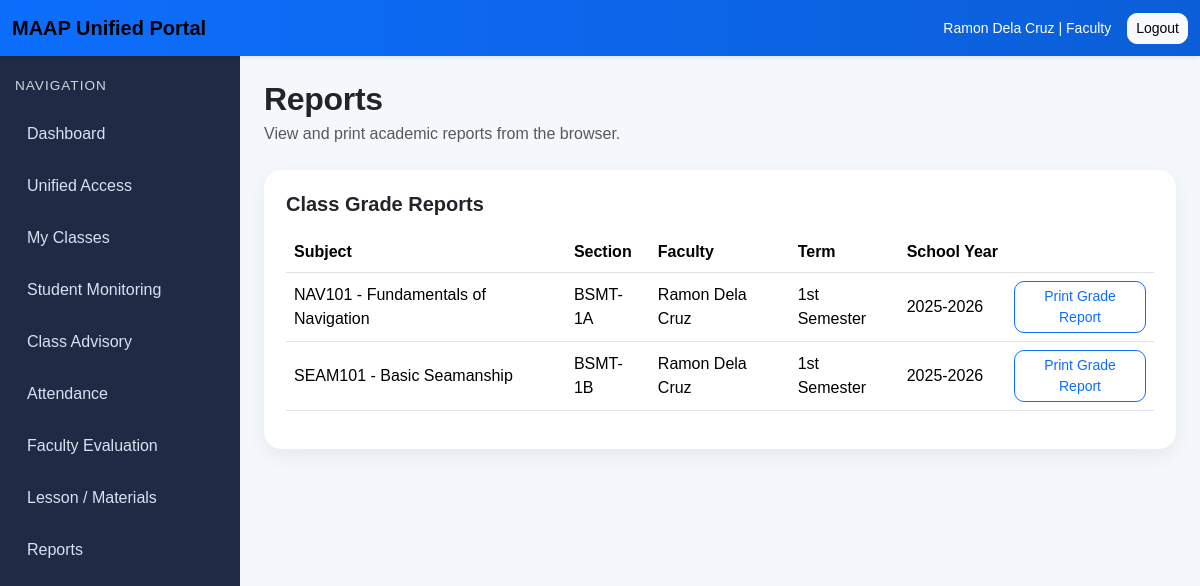
/reports/ (signed in), run on the app's committed database.
### accounts/models.py (models this page shows, shortened)
class CustomUser(AbstractUser):
    ROLE_CHOICES = [
        ("admin", "Admin"),
        ("faculty", "Faculty"),
        ("student", "Student"),
    ]
    role = models.CharField(max_length=20, choices=ROLE_CHOICES, default="student")

### academics/models.py (models this page shows, shortened)
class ClassSection(models.Model):
    subject = models.ForeignKey(
        Subject,
        on_delete=models.CASCADE,
        related_name="class_sections"
    )
    faculty = models.ForeignKey(
        FacultyProfile,
        on_delete=models.SET_NULL,
        null=True,
        blank=True,
        related_name="classes_handled"
    )
    section_name = models.CharField(max_length=50)
    term = models.CharField(max_length=30)
    school_year = models.CharField(max_length=20)
    schedule = models.CharField(max_length=100, blank=True)
    room = models.CharField(max_length=50, blank=True)
    class Meta:
        ordering = ["school_year", "term", "section_name"]
        unique_together = ("subject", "section_name", "term", "school_year")

class Subject(models.Model):
    code = models.CharField(max_length=20, unique=True)
    title = models.CharField(max_length=200)
    units = models.PositiveIntegerField(default=3)
    department = models.ForeignKey(
        Department,
        on_delete=models.SET_NULL,
        null=True,
        blank=True,
        related_name="subjects"
    )
    class Meta:
        ordering = ["code"]

class FacultyProfile(models.Model):
    user = models.OneToOneField(
        settings.AUTH_USER_MODEL,
        on_delete=models.CASCADE,
        related_name="faculty_profile"
    )
    department = models.ForeignKey(
        Department,
        on_delete=models.SET_NULL,
        null=True,
        blank=True,
        related_name="faculty_members"
    )
    employee_id = models.CharField(max_length=30, unique=True)
    designation = models.CharField(max_length=100, blank=True)
    class Meta:
        ordering = ["employee_id"]

### reports/views.py (the view)
# urls.py: path("", views.reports_index, name="reports-index"),
@login_required
def reports_index(request):
    classes = ClassSection.objects.none()
    students = StudentProfile.objects.none()
    if request.user.role == "admin":
        classes = ClassSection.objects.select_related("subject", "faculty__user").all()
        students = StudentProfile.objects.select_related("user", "department").all()[:20]
    elif request.user.role == "faculty" and hasattr(request.user, "faculty_profile"):
        classes = ClassSection.objects.select_related("subject", "faculty__user").filter(
            faculty=request.user.faculty_profile
        )
    elif request.user.role == "student":
        pass
    else:
        return redirect("role-redirect")
    context = {
        "page_title": "Reports",
        "classes": classes,
        "students": students,
    }
    return render(request, "reports/reports_index.html", context)

### templates/reports/reports_index.html (shortened to what this page needs)
{% extends "base.html" %}
{% block content %}
<div class="page-header">
    <h2 class="fw-bold mb-1">Reports</h2>
    <p class="text-muted mb-0">View and print academic reports from the browser.</p>
</div>
{% if user.role == "admin" or user.role == "faculty" %}
<div class="section-box">
    <h5 class="fw-bold mb-3">Class Grade Reports</h5>
    <div class="table-responsive">
        <table class="table align-middle">
            <thead>
                <tr>
                    <th>Subject</th>
                    <th>Section</th>
                    <th>Faculty</th>
                    <th>Term</th>
                    <th>School Year</th>
                    <th></th>
                </tr>
            </thead>
            <tbody>
                {% for class in classes %}
                <tr>
                    <td>{{ class.subject.code }} - {{ class.subject.title }}</td>
                    <td>{{ class.section_name }}</td>
                    <td>
                        {% if class.faculty %}
                            {{ class.faculty.user.get_full_name }}
                        {% else %}
                            -
                        {% endif %}
                    </td>
                    <td>{{ class.term }}</td>
                    <td>{{ class.school_year }}</td>
                    <td>
                        <a href="{% url 'printable-grade-report' class.id %}" class="btn btn-outline-primary btn-sm">
                            Print Grade Report
                        </a>
                    </td>
                </tr>
                {% empty %}
                <tr>
                    <td colspan="6" class="text-center text-muted">No classes available.</td>
                </tr>
                {% endfor %}
            </tbody>
        </table>
    </div>
</div>
{% endif %}
{% endblock %}

### templates/base.html (shortened to what this page needs)
{% load static %}
<!DOCTYPE html>
<html lang="en">
<head>
    <link href="https://cdn.jsdelivr.net/npm/bootstrap@5.3.3/dist/css/bootstrap.min.css" rel="stylesheet">
    <link rel="stylesheet" href="{% static 'css/portal.css' %}">
</head>
<body>
{% if user.is_authenticated %}
    <nav class="navbar navbar-expand-lg portal-navbar shadow-sm">
        <div class="container-fluid">
            <a class="navbar-brand fw-bold" href="{% url 'role-redirect' %}">
                MAAP Unified Portal
            </a>
            <div class="d-flex align-items-center gap-3 ms-auto">
                <span class="text-white small">
                    {{ user.get_full_name|default:user.username }} | {{ user.role|title }}
                </span>
                <form method="post" action="{% url 'logout' %}">
                    <button type="submit" class="btn btn-light btn-sm">Logout</button>
                </form>
            </div>
        </div>
    </nav>
    <div class="portal-wrapper">
        <aside class="portal-sidebar">
            <div class="sidebar-heading">Navigation</div>
            <a href="{% url 'role-redirect' %}" class="sidebar-link">Dashboard</a>
            <a href="{% url 'unified-access' %}" class="sidebar-link">Unified Access</a>
            {% if user.role == 'admin' %}
                    <a href="{% url 'admin-faculty-list' %}" class="sidebar-link">Faculty</a>
                    <button class="sidebar-link sidebar-toggle {% if '/evaluations/' in request.path %}active{% endif %}"
                        type="button"
                        data-bs-toggle="collapse"
                        data-bs-target="#evaluationSubMenu"
                        aria-expanded="{% if '/evaluations/' in request.path %}true{% else %}false{% endif %}"
                        aria-controls="evaluationSubMenu">Evaluation<span class="sidebar-arrow">▾</span>
                    </button>
                        <div class="collapse {% if '/evaluations/' in request.path %}show{% endif %}" id="evaluationSubMenu">
                            <div class="sidebar-submenu">
                                <a href="{% url 'evaluation-input' %}" class="sidebar-sublink">Evaluation Input</a>
                                <a href="{% url 'evaluation-summary' %}" class="sidebar-sublink">Evaluation Summary</a>
                            </div>
                        </div>
                <a href="{% url 'reports-index' %}" class="sidebar-link">Reports</a>
                <a href="{% url 'forms-repository' %}" class="sidebar-link">Forms</a>
            {% elif user.role == 'faculty' %}
                <a href="{% url 'faculty-class-list' %}" class="sidebar-link">My Classes</a>
                <a href="{% url 'faculty-student-monitoring' %}" class="sidebar-link">Student Monitoring</a>
                <a href="{% url 'faculty-class-advisory' %}" class="sidebar-link">Class Advisory</a>
                <a href="{% url 'faculty-attendance-class-list' %}" class="sidebar-link">Attendance</a>
                <a href="{% url 'faculty-evaluation-dashboard' %}" class="sidebar-link">Faculty Evaluation</a>
                <a href="{% url 'lesson-materials' %}" class="sidebar-link">Lesson / Materials</a>
                <a href="{% url 'reports-index' %}" class="sidebar-link">Reports</a>
            {% endif %}
        </aside>
        <main class="portal-content">
{% else %}
    <div class="container py-5">
        <div class="row justify-content-center">
            <div class="col-md-6 col-lg-5">
{% endif %}
                {% block content %}{% endblock %}
{% if user.is_authenticated %}
        </main>
    </div>
{% else %}
            </div>
        </div>
    </div>
{% endif %}
</body>
</html>

### static/css/portal.css (style rules this page uses)
body { background-color: #f4f7fb; font-family: Arial, sans-serif; margin: 0; overflow-x: hidden; }
.portal-navbar { background: linear-gradient(90deg, #0d6efd, #0b5ed7); }
.portal-wrapper { display: flex; min-height: calc(100vh - 56px); width: 100%; max-width: 100vw; min-width: 0; overflow-x: hidden; }
.portal-sidebar { width: 240px; flex: 0 0 240px; background-color: #1f2a44; color: #ffffff; padding: 20px 15px; }
.sidebar-heading { font-size: 0.85rem; text-transform: uppercase; letter-spacing: 1px; margin-bottom: 16px; opacity: 0.8; }
.sidebar-link { display: block; color: #d9e2f2; text-decoration: none; padding: 10px 12px; margin-bottom: 8px; border-radius: 10px; transition: 0.2s ease; }
.portal-content { flex: 1 1 auto; width: calc(100vw - 240px); max-width: calc(100vw - 240px); padding: 24px; min-width: 0; overflow-x: hidden; box-sizing: border-box; }
.page-header { margin-bottom: 24px; }
.section-box { background: #ffffff; border-radius: 18px; padding: 22px; box-shadow: 0 8px 20px rgba(0, 0, 0, 0.06); }
.table th { white-space: nowrap; }
.table td { vertical-align: middle; }
.btn { border-radius: 10px; }
.page-header h2 { letter-spacing: -0.3px; }
.section-box { margin-bottom: 4px; }
.admin-dashboard *, .portal-content * { box-sizing: border-box; }

### data on the page
CustomUser: get_full_name "Ramon Dela Cruz", role "Faculty"
ClassSection: subject.code "NAV101", subject "Fundamentals of Navigation", section_name "BSMT-1A", faculty.user.get_full_name "Ramon Dela Cruz", term "1st Semester", school_year "2025-2026"
ClassSection: subject.code "SEAM101", subject "Basic Seamanship", section_name "BSMT-1B", faculty.user.get_full_name "Ramon Dela Cruz", term "1st Semester", school_year "2025-2026"
